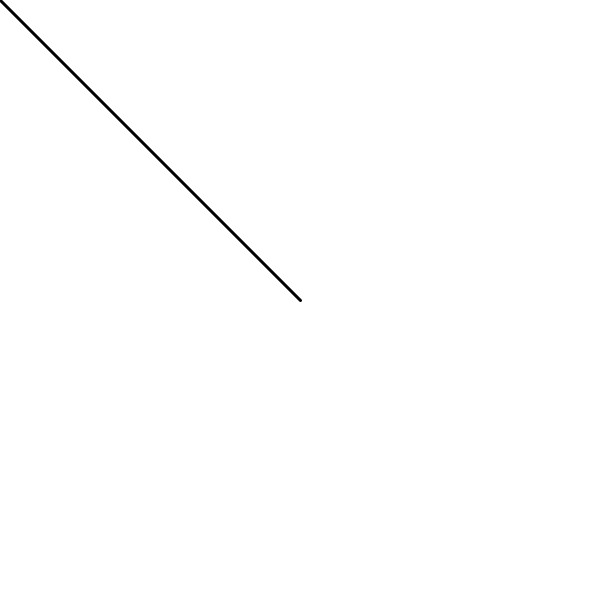
Frame 1 (no input)
Frame 60 (the mouse pressed at the canvas centre just before this capture): identical to frame 1, image omitted
Frame 120 (the mouse held since frame 60 and released just before this capture): blank canvas, image omitted

The Processing sketch that drew this single still picture (run headless with seeded random() and noise(); from frame 60 on, the mouse is pressed at the canvas centre):

// Processing sketch: vl4_03_subtract
// ── vl4_03_subtract.pde
void setup() {
  size(600,600);
  strokeWeight(3);
}
 
void draw() {
  background(255);
  PVector mouse  = new PVector(mouseX,mouseY);
  PVector center = new PVector(width/2,height/2);

  mouse.sub(center);

  translate(width/2,height/2);
  line(0,0,mouse.x,mouse.y);
}
